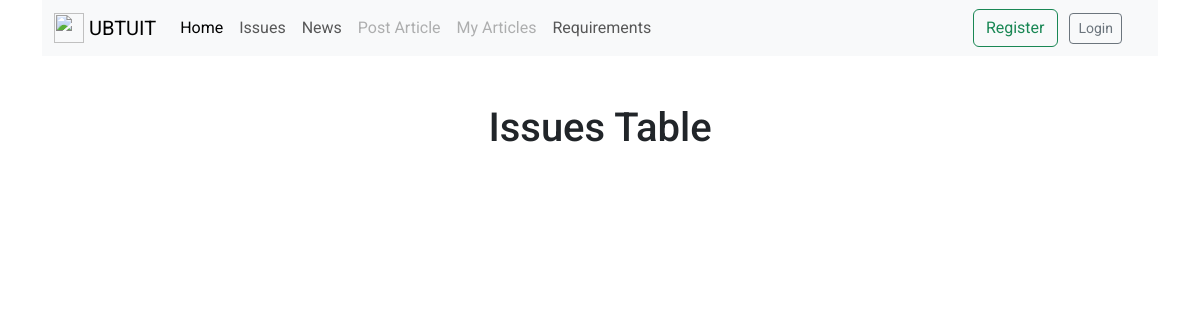
/journals/, run on an earlier commit of the app's database.
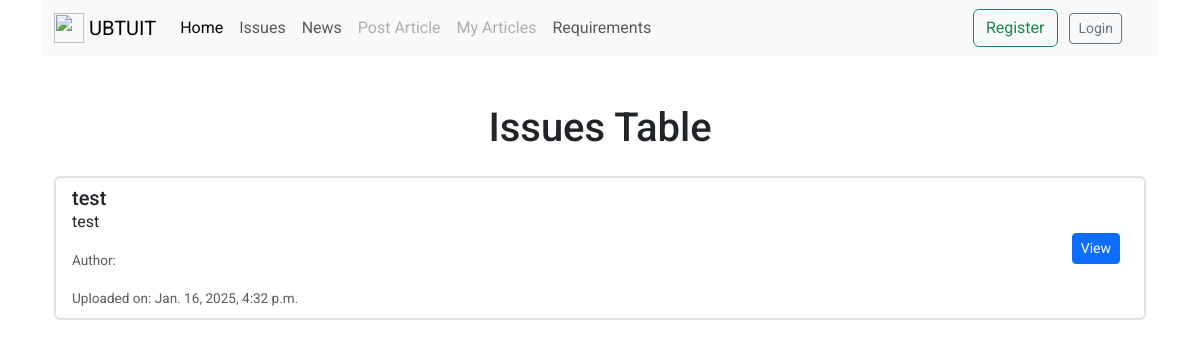
And on a later commit of the database.
### journals/models.py (models this page shows, shortened)
class Journal(models.Model):
    user = models.ForeignKey(User, on_delete=models.SET_NULL, null=True)
    title = models.CharField(max_length=255)
    description = models.TextField()
    file_url = models.FileField(upload_to='journal_files/')
    created_at = models.DateTimeField(auto_now_add=True)
    updated_at = models.DateTimeField(auto_now=True)

### articles/views.py (the view, shortened to what this page needs)
# urls.py: path('', views.journal_list, name='list_journal'),
def journal_list(request):
    query = request.GET.get('q')
    search_year = request.GET.get('search_year')
    search_issue = request.GET.get('search_issue')
    last_quarter_start, last_quarter_end = get_last_quarter_dates()
    if query:
        journals = Journal.objects.filter(
            Q(title__icontains=query) |
            Q(description__icontains=query)
        ).filter(
            created_at__lt=last_quarter_start  # Exclude journals from last quarter
        ).order_by('-created_at')
    else:
        journals = Journal.objects.all()
    if search_year:
        journals = journals.filter(created_at__year=search_year)
    paginator = Paginator(journals, 14)  # 14 journals per page
    page = request.GET.get('page')
    try:
        journals = paginator.page(page)
    except PageNotAnInteger:
        journals = paginator.page(1)
    except EmptyPage:
        journals = paginator.page(paginator.num_pages)
    return render(request, 'user/pages/journal_list.html', {'journals': journals})

### articles/additional_functions.py (called while the page is built)
def get_last_quarter_dates():
    today = timezone.now()
    quarter = (today.month - 1) // 3 + 1
    if quarter == 1:
        last_quarter_year = today.year - 1
        last_quarter_start_month = 10  # October
    else:
        last_quarter_year = today.year
        last_quarter_start_month = (quarter - 2) * 3 + 1
    last_quarter_start = datetime(last_quarter_year, last_quarter_start_month, 1)
    if last_quarter_start_month + 3 > 12:
        next_quarter_start_month = (last_quarter_start_month + 3) % 12
        next_quarter_start_year = last_quarter_year + 1
    else:
        next_quarter_start_month = last_quarter_start_month + 3
        next_quarter_start_year = last_quarter_year
    next_quarter_start = datetime(next_quarter_start_year, next_quarter_start_month, 1)
    last_quarter_end = next_quarter_start - timedelta(days=1)
    return last_quarter_start, last_quarter_end

### templates/user/pages/journal_list.html (shortened to what this page needs)
{% extends 'user/master.html' %}
{% load static %}
{% block content %}
<div class="container">
            <h1 class="text-center mt-5 mb-4">Issues Table</h1>
            <ul class="list-group">
                {% for journal in journals %}
                    <li class="list-group-item mb-2 border-2">
                        <div class="d-flex justify-content-between align-items-center">
                            <div>
                                <h5 class="mb-0">{{ journal.title }}</h5>
                                <p>{{ journal.description|truncatechars:150 }}</p>
                                <p class="text-muted">Author: {{ journal.user.lastname }}</p>
                                <small class="text-muted">Uploaded on: {{ journal.created_at }}</small>
                            </div>
                            <div>
                                <a href="{% url 'journal_detail' journal_id=journal.id %}" class="btn btn-sm btn-primary me-2">View</a>
                            </div>
                        </div>
                    </li>
                {% endfor %}
            </ul>
        </div>
</div>
{% endblock content %}
{% block style %}
<link href="https://cdn.jsdelivr.net/npm/bootstrap-icons@1.10.5/font/bootstrap-icons.css" rel="stylesheet">
{% endblock %}

What changed in the data, as far as the page shows it:
added Journal: title "test", description "test", created_at "Jan. 16, 2025, 4:32 p.m."
